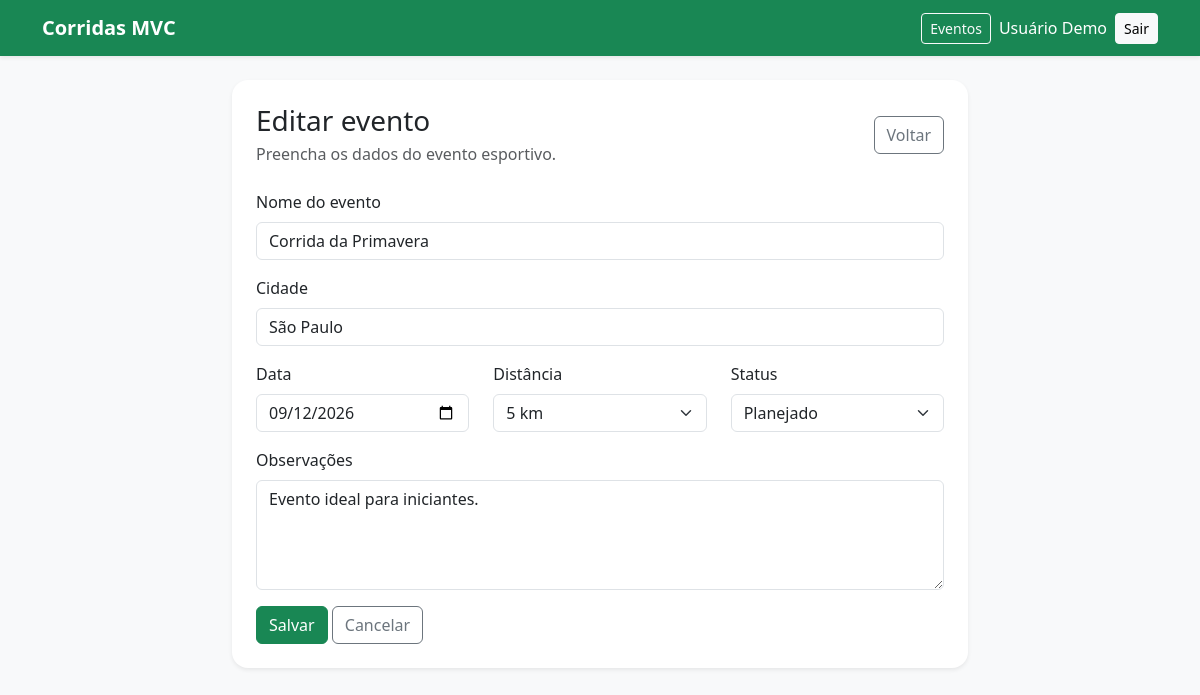
/index.php?acao=editar&id=1 (signed in), run on the app's committed database.
### tables this page shows
CREATE TABLE IF NOT EXISTS eventos_corrida (
    id INT AUTO_INCREMENT PRIMARY KEY,
    nome VARCHAR(150) NOT NULL,
    cidade VARCHAR(100) NOT NULL,
    data_evento DATE NOT NULL,
    distancia VARCHAR(20) NOT NULL,
    status_evento VARCHAR(30) NOT NULL,
    observacoes TEXT,
    criado_em TIMESTAMP DEFAULT CURRENT_TIMESTAMP
);

### controllers/EventoController.php (called while the page is built, shortened)
<?php
require_once 'models/Evento.php';
class EventoController
{
    private $modeloEvento;
    public function __construct()
    {
        $this->modeloEvento = new Evento();
    }
    public function editar()
    {
        $id = (int) $_GET['id'];
        $evento = $this->modeloEvento->buscarPorId($id);
        $acaoFormulario = 'atualizar';
        $tituloPagina = 'Editar evento';
        require 'views/eventos/formulario.php';
    }
}

### config/database.php (called while the page is built)
<?php
class Database
{
    private $host = 'localhost';
    private $nomeBanco = 'mvc_eventos';
    private $usuario = 'root';
    private $senha = '';
    public function connect()
    {
        try {
            $conexao = new PDO(
                "mysql:host={$this->host};dbname={$this->nomeBanco};charset=utf8",
                $this->usuario,
                $this->senha
            );
            $conexao->setAttribute(PDO::ATTR_ERRMODE, PDO::ERRMODE_EXCEPTION);
            return $conexao;
        } catch (PDOException $erro) {
            die('Erro na conexão com o banco de dados: ' . $erro->getMessage());
        }
    }
}

### models/Evento.php (called while the page is built, shortened)
<?php
require_once 'config/database.php';
class Evento
{
    private $conexao;
    public function __construct()
    {
        $bancoDeDados = new Database();
        $this->conexao = $bancoDeDados->connect();
    }
    public function buscarPorId($id)
    {
        $sql = 'SELECT * FROM eventos_corrida WHERE id = :id';
        $comando = $this->conexao->prepare($sql);
        $comando->bindValue(':id', $id, PDO::PARAM_INT);
        $comando->execute();
        return $comando->fetch(PDO::FETCH_ASSOC);
    }
}

### views/eventos/formulario.php (the view, shortened to what this page needs)
<?php require 'views/layout/header.php'; ?>
<div class="row justify-content-center">
    <div class="col-lg-8">
        <div class="card shadow-sm border-0">
            <div class="card-body p-4">
                <div class="d-flex justify-content-between align-items-center mb-4">
                    <div>
                        <h1 class="h3 mb-1"><?php echo $tituloPagina; ?></h1>
                        <p class="text-muted mb-0">Preencha os dados do evento esportivo.</p>
                    </div>
                    <a href="index.php" class="btn btn-outline-secondary">Voltar</a>
                </div>
                <form action="index.php?acao=<?php echo $acaoFormulario; ?>" method="POST">
                    <div class="mb-3">
                        <label for="nome" class="form-label">Nome do evento</label>
                        <input
                            type="text"
                            class="form-control"
                            id="nome"
                            name="nome"
                            value="<?php echo htmlspecialchars($evento['nome']); ?>"
                            required
                        >
                    </div>
                    <div class="mb-3">
                        <label for="cidade" class="form-label">Cidade</label>
                        <input
                            type="text"
                            class="form-control"
                            id="cidade"
                            name="cidade"
                            value="<?php echo htmlspecialchars($evento['cidade']); ?>"
                            required
                        >
                    </div>
                    <div class="row">
                        <div class="col-md-4 mb-3">
                            <label for="data_evento" class="form-label">Data</label>
                            <input
                                type="date"
                                class="form-control"
                                id="data_evento"
                                name="data_evento"
                                value="<?php echo htmlspecialchars($evento['data_evento']); ?>"
                                required
                            >
                        </div>
                        <div class="col-md-4 mb-3">
                            <label for="distancia" class="form-label">Distância</label>
                            <select class="form-select" id="distancia" name="distancia" required>
                                <option value="5 km" <?php echo $evento['distancia'] === '5 km' ? 'selected' : ''; ?>>5 km</option>
                            </select>
                        </div>
                        <div class="col-md-4 mb-3">
                            <label for="status_evento" class="form-label">Status</label>
                            <select class="form-select" id="status_evento" name="status_evento" required>
                                <option value="Planejado" <?php echo $evento['status_evento'] === 'Planejado' ? 'selected' : ''; ?>>Planejado</option>
                            </select>
                        </div>
                    </div>
                    <div class="mb-3">
                        <label for="observacoes" class="form-label">Observações</label>
                        <textarea
                            class="form-control"
                            id="observacoes"
                            name="observacoes"
                            rows="4"
                        ><?php echo htmlspecialchars($evento['observacoes']); ?></textarea>
                    </div>
                    <button type="submit" class="btn btn-success">Salvar</button>
                    <a href="index.php" class="btn btn-outline-secondary">Cancelar</a>
                </form>
            </div>
        </div>
    </div>
</div>
<?php require 'views/layout/footer.php'; ?>

### assets/css/style.css (style rules this page uses)
body { min-height: 100vh; }
.card { border-radius: 1rem; }

### data on the page
eventos_corrida: nome "Corrida da Primavera", cidade "São Paulo", data_evento "09/12/2026", distancia "5 km", status_evento "Planejado", observacoes "Evento ideal para iniciantes."

### other printed values
$usuarioAutenticado['nome'] "Usuário Demo"
$tituloPagina "Editar evento"
